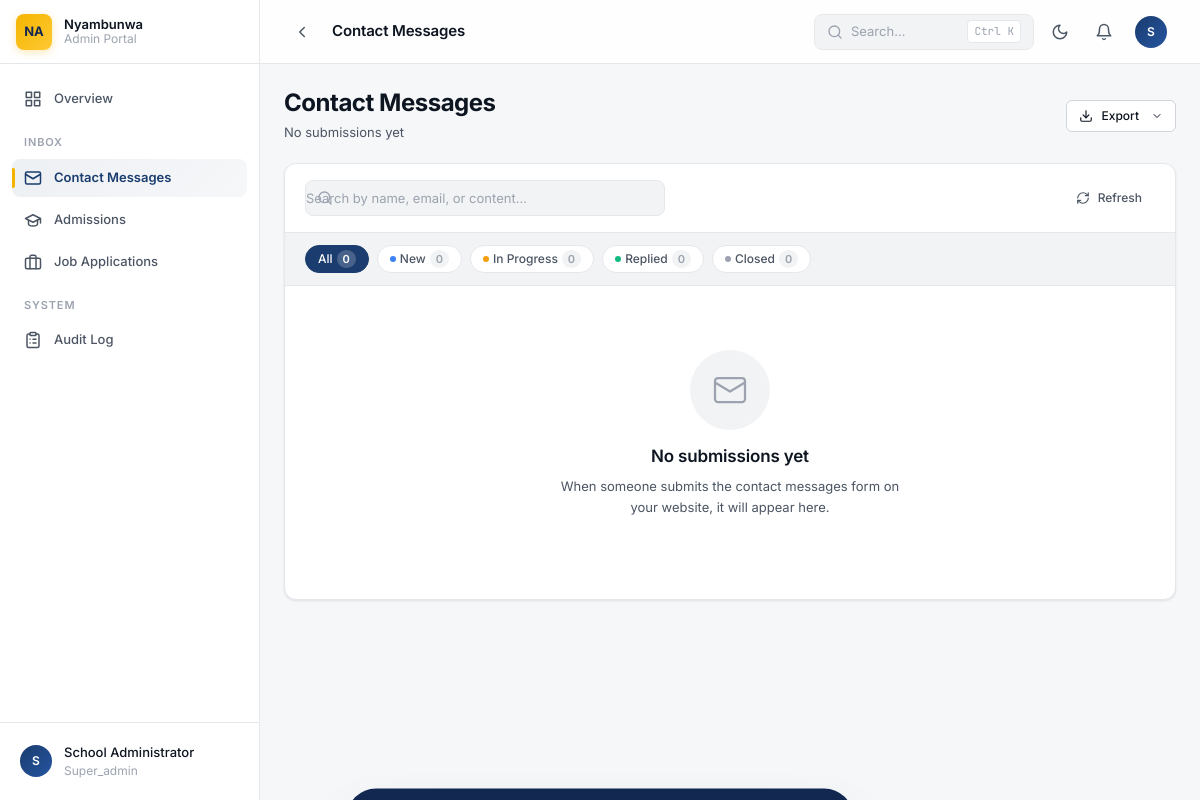
The app's page /admin/contacts (signed in), older data.
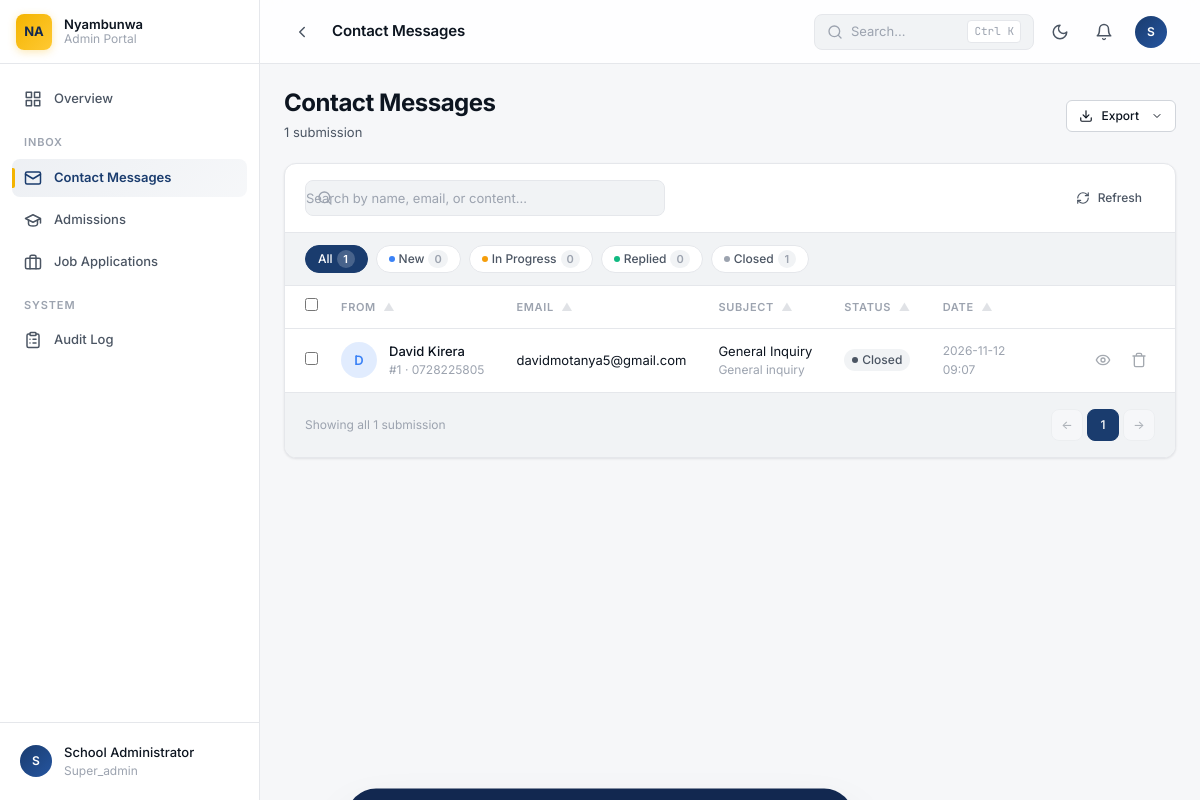
The same page, newer data.
### tables this page shows
CREATE TABLE contacts (
            id INTEGER PRIMARY KEY AUTOINCREMENT,
            name TEXT NOT NULL,
            email TEXT NOT NULL,
            phone TEXT,
            subject TEXT,
            message TEXT NOT NULL,
            status TEXT DEFAULT 'New',
            notes TEXT,
            created_at TIMESTAMP DEFAULT CURRENT_TIMESTAMP,
            updated_at TIMESTAMP DEFAULT CURRENT_TIMESTAMP
        );

### app.py (the view)
@app.route('/admin/<submission_type>')
@login_required
def view_submissions(submission_type):
    if submission_type not in ['contacts', 'admissions', 'careers']:
        return redirect(url_for('dashboard'))
    status_filter = request.args.get('status', 'All')
    submissions = get_all_submissions(submission_type, status_filter)
    stats = get_stats()
    type_labels = {
        'contacts': 'Contact Messages',
        'admissions': 'Admissions',
        'careers': 'Job Applications'
    }
    return render_template('admin/inbox.html',
                         stats=stats,
                         submissions=submissions,
                         submission_type=submission_type,
                         type_label=type_labels[submission_type],
                         current_filter=status_filter)

### app.py (called while the page is built)
def login_required(f):
    @wraps(f)
    def decorated_function(*args, **kwargs):
        if 'admin_logged_in' not in session:
            return redirect(url_for('login_page'))
        if 'last_activity' in session:
            last_activity = datetime.fromisoformat(session['last_activity'])
            if datetime.now() - last_activity > timedelta(minutes=30):
                session.clear()
                return redirect(url_for('login_page'))
        session['last_activity'] = datetime.now().isoformat()
        return f(*args, **kwargs)
    return decorated_function

@app.before_request
def enforce_https():
    if not request.is_secure and os.environ.get('FLASK_ENV') == 'production':
        url = request.url.replace('http://', 'https://', 1)
        return redirect(url, code=301)

### database.py (called while the page is built)
def get_db():
    conn = sqlite3.connect(Config.DATABASE)
    conn.row_factory = sqlite3.Row
    return conn

def get_table_name(submission_type):
    return TABLE_MAP.get(submission_type, submission_type)

### templates/admin/inbox.html (shortened to what the changed rows need)
{% extends "admin/base.html" %}
{% block page_title %}{{ type_label }}{% endblock %}
{% block extra_head %}
<link rel="stylesheet" href="{{ url_for('static', filename='css/admin/tables.css') }}">
{% endblock %}
{% block content %}
{% set total = submissions|length %}
{% set new_count = submissions|selectattr('status', 'equalto', 'New')|list|length %}
{% set in_progress_count = submissions|selectattr('status', 'equalto', 'In Progress')|list|length %}
{% set replied_count = submissions|selectattr('status', 'equalto', 'Replied')|list|length %}
{% set closed_count = submissions|selectattr('status', 'equalto', 'Closed')|list|length %}
<div class="page-header flex items-center justify-between" style="flex-wrap: wrap; gap: 1rem; margin-bottom: var(--space-5);">
    <div>
        <h1 class="page-title">{{ type_label }}</h1>
        <p class="page-subtitle">
            {% if total > 0 %}
                {{ total }} submission{{ '' if total == 1 else 's' }}
            {% else %}
                No submissions yet
            {% endif %}
        </p>
    </div>
</div>
<div class="table-container">
    <div class="filter-pills">
        <a href="?status=All" class="filter-pill {% if current_filter == 'All' or not current_filter %}is-active{% endif %}">
            All <span class="filter-pill__count">{{ total }}</span>
        </a>
        <a href="?status=Closed" class="filter-pill {% if current_filter == 'Closed' %}is-active{% endif %}">
            <span class="badge-dot" style="background: var(--text-muted); width: 6px; height: 6px; border-radius: 50%;"></span>
            Closed <span class="filter-pill__count">{{ closed_count }}</span>
        </a>
    </div>
    {% if submissions %}
    <table class="data-table" id="inbox-table">
        <thead>
            <tr>
                <th class="col-checkbox">
                    <input type="checkbox" id="select-all" aria-label="Select all" title="Select all">
                </th>
                <th class="sortable" data-sort="name">
                    {% if submission_type == 'contacts' %}From{% elif submission_type == 'admissions' %}Parent{% else %}Applicant{% endif %}
                    <span class="sort-icon">▲</span>
                </th>
                <th class="col-email sortable" data-sort="email">
                    Email <span class="sort-icon">▲</span>
                </th>
                <th class="col-subject sortable" data-sort="subject">
                    {% if submission_type == 'contacts' %}Subject{% elif submission_type == 'admissions' %}Child / Grade{% else %}Position{% endif %}
                    <span class="sort-icon">▲</span>
                </th>
                <th class="sortable" data-sort="status">
                    Status <span class="sort-icon">▲</span>
                </th>
                <th class="col-date sortable" data-sort="created_at">
                    Date <span class="sort-icon">▲</span>
                </th>
                <th class="col-actions"></th>
            </tr>
        </thead>
        <tbody id="inbox-body">
            {% for s in submissions %}
            <tr data-id="{{ s.id }}" data-status="{{ s.status }}" class="inbox-row">
                <td class="col-checkbox">
                    <input type="checkbox" class="row-checkbox" value="{{ s.id }}" aria-label="Select submission #{{ s.id }}">
                </td>
                <td>
                    <div class="cell-person">
                        <div class="avatar avatar--{{ 'info' if submission_type == 'contacts' else ('warning' if submission_type == 'admissions' else 'success') }}">
                            {% set name = s.name if submission_type != 'admissions' else s.parent_name %}
                            {{ name[0]|upper if name else '?' }}
                        </div>
                        <div class="cell-person__content">
                            <div class="cell-person__name">{{ s.name if submission_type != 'admissions' else s.parent_name }}</div>
                            <div class="cell-person__meta">#{{ s.id }} &middot; {{ s.phone or 'No phone' }}</div>
                        </div>
                    </div>
                </td>
                <td class="col-email">
                    <div class="cell-person__name" style="font-weight: var(--font-regular);">{{ s.email }}</div>
                </td>
                <td class="col-subject">
                    <div class="cell-person__name" style="font-weight: var(--font-regular);">
                        {% if submission_type == 'contacts' %}
                            {{ s.subject or '—' }}
                        {% elif submission_type == 'admissions' %}
                            {{ s.child_name }} — {{ s.grade_applying }}
                        {% else %}
                            {{ s.position_applying or 'General Application' }}
                        {% endif %}
                    </div>
                    <div class="cell-person__meta">
                        {% if submission_type == 'contacts' %}
                            {{ s.message[:50] }}{% if s.message|length > 50 %}...{% endif %}
                        {% elif submission_type == 'admissions' %}
                            {{ (s.message or 'No additional notes')[:50] }}{% if s.message and s.message|length > 50 %}...{% endif %}
                        {% else %}
                            {{ s.cover_letter[:50] }}{% if s.cover_letter|length > 50 %}...{% endif %}
                        {% endif %}
                    </div>
                </td>
                <td>
                    <span class="badge badge-{{ 'info' if s.status == 'New' else ('warning' if s.status == 'In Progress' else ('success' if s.status == 'Replied' else 'neutral')) }}">
                        <span class="badge-dot"></span>
                        {{ s.status }}
                    </span>
                </td>
                <td class="col-date">
                    <span class="text-xs text-muted">{{ s.created_at[:16] }}</span>
                </td>
                <td class="col-actions">
                    <div class="cell-actions">
                        <a href="{{ url_for('view_message', submission_type=submission_type, submission_id=s.id) }}" class="row-action" title="View">
                            <svg viewBox="0 0 24 24" fill="none" stroke="currentColor" stroke-width="2" stroke-linecap="round" stroke-linejoin="round">
                                <path d="M2 12s3-7 10-7 10 7 10 7-3 7-10 7-10-7-10-7Z"/>
                                <circle cx="12" cy="12" r="3"/>
                            </svg>
                        </a>
                        <button class="row-action row-action--danger" data-delete="{{ s.id }}" title="Delete">
                            <svg viewBox="0 0 24 24" fill="none" stroke="currentColor" stroke-width="2" stroke-linecap="round" stroke-linejoin="round">
                                <path d="M3 6h18M19 6v14a2 2 0 0 1-2 2H7a2 2 0 0 1-2-2V6M8 6V4a2 2 0 0 1 2-2h4a2 2 0 0 1 2 2v2"/>
                            </svg>
                        </button>
                    </div>
                </td>
            </tr>
            {% endfor %}
        </tbody>
    </table>
    <div class="pagination">
        <div class="pagination__info">
            Showing all {{ total }} submission{{ '' if total == 1 else 's' }}
        </div>
        <div class="pagination__controls">
            <button class="pagination__btn" disabled>←</button>
            <button class="pagination__btn is-active">1</button>
            <button class="pagination__btn" disabled>→</button>
        </div>
    </div>
    {% else %}
    <div class="empty-state-large">
        <div class="empty-state-large__icon">
            <svg width="36" height="36" viewBox="0 0 24 24" fill="none" stroke="currentColor" stroke-width="1.5" stroke-linecap="round" stroke-linejoin="round">
                {% if submission_type == 'contacts' %}
                <rect x="2" y="4" width="20" height="16" rx="2"/>
                <path d="m22 7-10 6L2 7"/>
                {% elif submission_type == 'admissions' %}
                <path d="M22 10v6M2 10l10-5 10 5-10 5z"/>
                <path d="M6 12v5c0 2 2 3 6 3s6-1 6-3v-5"/>
                {% else %}
                <rect x="2" y="7" width="20" height="14" rx="2"/>
                <path d="M16 21V5a2 2 0 0 0-2-2h-4a2 2 0 0 0-2 2v16"/>
                {% endif %}
            </svg>
        </div>
        <h3 class="empty-state-large__title">
            {% if current_filter and current_filter != 'All' %}
                No {{ current_filter|lower }} submissions
            {% else %}
                No submissions yet
            {% endif %}
        </h3>
        <p class="empty-state-large__text">
            {% if current_filter and current_filter != 'All' %}
                Try a different filter to see more submissions.
            {% else %}
                When someone submits the {{ type_label|lower }} form on your website, it will appear here.
            {% endif %}
        </p>
    </div>
    {% endif %}
</div>
{% endblock %}

Row changes from the older to the newer data that the page shows:
added contacts: name "D", name "David Kirera", id "1", phone "0728225805", email "davidmotanya5@gmail.com", subject "General Inquiry", message "General inquiry", status "Closed", created_at "2026-11-12 09:07"
Text that changed along with them:
{{ total }}: (not shown) → "1"
{{ total }}: "0" → "1"
{{ closed_count }}: "0" → "1"
form field value: (not shown) → "☐"
{{ type_label|lower }}: "contact messages" → (not shown)
text no longer shown: "No submissions yet No submissions yet When someone submits the form on your website, it will appear here."
text now shown: "submission FROM ▲ EMAIL ▲ SUBJECT ▲ STATUS ▲ DATE ▲ Showing all submission ← 1 →"
